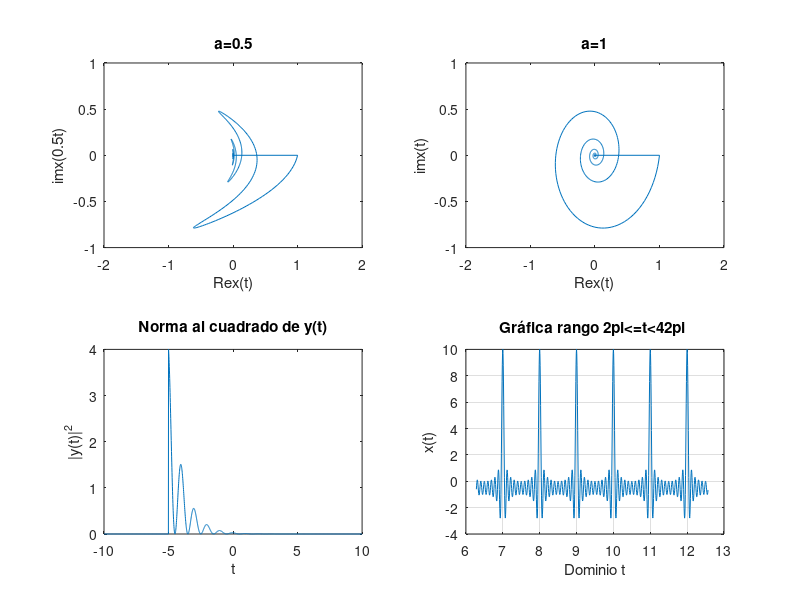

The MATLAB source for this figure:
%% Práctica 1: Señales en tiempo continuo.
%
% *Integrantes:*
%
% * Arellano Paz Angel Ulises
% * Cardoso Arias Javier
% * Gachuz Hernández Karla Denisse
% * García Arteaga Alejandro
% * López Galván José Rodolfo
%
% *Objetivos:* 
%
% * Manipulación básica de MATLAB
% * Gráficas de señales reales y complejas continuas
% * Transformación de señales continuas (escalamientos y traslaciones)
% * Calculo de energía y potencia de señales continuas

%%


%% Introducción
% El inciso 4 resuelto con Python puede ser consultado en el siguiente <https://colab.research.google.com/drive/11nxr8kWdsPiXhoxsBBT6P-TnolIQIWv1?usp=sharing *enlace*>.


%%  1) Working with functions.
%
% Working with functions is fundamental to signals and systems applications. MATLAB provides several methods of defining and evaluating functions. An understanding and proficient use of these methods are therefore necessary and beneficial.

%%
% *11.1-1 Anonymous functions.*
%
% Many simple functions are most conveniently represented by using MATLAB anonymous functions. An anonymous function provides a symbolic representation of a function defined in terms of MATLAB operators, functions, or other anonymous functions. For example, consider defining the exponentially damped sinusoid $f (t) = e −t cos(2π t)$.

f = @(t) exp(-t).*cos(2*pi*t);

%%
% In this context, the @ symbol identifies the expression as an anonymous function, which is assigned a name of f. Parentheses following the @ symbol are used to identify the function’s independent variables (input arguments), which in this case is the single time variable t. Input arguments, such as t, are local to the anonymous function and are not related to any workspace variables with the same names.
%
% Once defined, $f (t)$ can be evaluated simply by passing the input values of interest. For example,

t =0; f(t)

%%
% evaluates $f (t)$ at t = 0, confirming the expected result of unity. The same result is obtained by passing t = 0 directly.

%%
% Vector inputs allow the evaluation of multiple values simultaneously, Consider the task of plotting $f(t)$ over the interval $(-2 \leq t \leq 2)$. Gross function behavior is clear:  $f(t)$ should oscilate four times with a decaying envelope. Since accurate hand sketches are cumberstone, MATLAB-generated plots are an attractive alternative. As the following example illustrates, care must be taken to ensure reliable results.
%
% Suppose the vector t is chosen to include onlu the integers contained in $(-2 \leq t \leq 2)$, namely, [−2, −1, 0, 1, 2].

t = (-2:2);

%%
% This vector input is evaluated from a vector output.

f(t)

%%
% The plot command graphs the result, which is shown in Fig. 1.46 

%%
%
%  >> plot(t,f(t));
%  >> xlabel(’t’); ylabel(’f(t)’); grid;
%

%%
% Grid lines, added by using the grid command, aid feature identification. Unfortunately, the
% plot does not illustrate the expected oscillatory behavior. More points are required to adequately
% represent f (t).
% The question, then, is how many points is enough? † If too few points are chosen, information
% is lost. If too many points are chosen, memory and time are wasted. A balance is needed. For
% oscillatory functions, plotting 20 to 200 points per oscillation is normally adequate. For the present
% case, t is chosen to give 100 points per oscillation.

plot(t, f(t));
xlabel('t');
ylabel('f(t)');
grid;
%%
% *Figure 1.46* $f(t) = e^{-t}cos(2\pi t)$ for $t = (-2::2)$.

t1 = (-2:0.01:2);
plot(t1, f(t1));
xlabel('t');
ylabel('f(t)');
grid;
%%
% *Figure 1.47* $f(t) = e^{-t}cos(2\pi t)$ for $t = (-2:0.01:2)$.

%%
% *1.11-2 Relational Operators and the Unit Step Function.*
%
% The unit step function $u(t)$ arises naturally in many practical situations. For example, a unit step can
% model the act of turning on a system. With the help of relational operators, anonymous functions
% can represent the unit step function.
% In MATLAB, a relational operator compares two items. If the comparison is true, a logical true
% (1) is returned. If the comparison is false, a logical false (0) is returned. Sometimes called indicator
% functions, relational operators indicates whether a condition is true. Six relational operators are
% available: <, >, <=, >=, ==, and ~=.
%   The unit step function is readily defined using the >= relational operator.

u = @(t) 1.0.*(t>=0);

%%
% Any function with a jump discontinuity, such as the unit step, is difficult to plot. Consider plotting
% $u(t)$ by using $t = (-2:2)$.

t = (-2:2);
plot(t, u(t));
xlabel ('t');
ylabel('u(t)');

%%
% *Figure 1.48* $u(t)$ for $t = (-2:2)$.

%%
% Two significant problems are apparent in the resulting plot, shown in Fig. 1.48. First,
% MATLAB automatically scales plot axes to tightly bound the data. In this case, this normally
% desirable feature obscures most of the plot. Second, MATLAB connects plot data with lines,
% making a true jump discontinuity difficult to achieve. The coarse resolution of vector t emphasizes
% the effect by showing an erroneous sloping line between t = −1 and t = 0.
% The first problem is corrected by vertically enlarging the bounding box with the axis
% command. The second problem is reduced, but not eliminated, by adding points to vector t.

t = (-2:0.01:2);
plot(t, u(t));
xlabel('t');
ylabel('u(t)');
axis([-2 2 -0.1 1.1]);
title('Figure 1.48 u(t) for t = (-2:0.01:2)');

%%
% The four-element vector argument of axis specifies x axis minimum, x axis maximum, y axis
% minimum, and y axis maximum, respectively. The improved results are shown in Fig. 1.49.
% Relational operators can be combined using logical AND, logical OR, and logical negation: &,
% |, and ~, respectively. For example, (t>0) & (t<1) and ~((t<=0) $|$ (t>=1)) both test if 0 < t < 1.
% To demonstrate, consider defining and plotting the unit pulse p(t) = u(t) − u(t − 1), as shown in
% Fig. 1.50:

p =@(t) 1.0.*((t>=0)&(t<1));
t = (-1:0.01:2);
plot(t, p(t));
xlabel('t');
ylabel('p(t) = u(t) - u(t-1)');
axis([-1 2 -0.1 1.1]);
title('Figure 1.50 p(t) = u(t) − u(t − 1) over (−1 ≤ t ≤ 2).');
%%
% Since anonymous functions can be constructed using other anonymous functions, we could
% have used our previously defined unit step anonymous function to define p(t) as p = @(t)
% u(t)-u(t-1);.

%%
% For scalar operands, MATLAB also supports two short-circuit logical constructs. A
% short-circuit logical AND is performed by using &&, and a short-circuit logical OR is performed by
% using ||. Short-circuit logical operators are often more efficient than traditional logical operators
% because they test the second portion of the expression only when necessary. That is, when scalar
% expression A is found false in (A&&B), scalar expression B is not evaluated, since a false result
% is already guaranteed. Similarly, scalar expression B is not evaluated when scalar expression A is
% found true in (A||B), since a true result is already guaranteed.

%%
% *1.11-3 Visualizing Operations on the Independent Variable*

%%
% Two operations on a function’s independent variable are commonly encountered: shifting and
% scaling. Anonymous functions are well suited to investigate both operations.
% Consider $g(t) = f (t)u(t) = e −t cos (2π t)u(t)$, a causal version of $f(t)$. MATLAB easily
% multiplies anonymous functions. Thus, we create $g(t)$ by multiplying our anonymous functions
% for $f(t)$ and $u(t)$.

g = @(t) f(t).*u(t);

%%
% A combined shifting and scaling operation is represented by $g(at + b)$, where a and b are
% arbitrary real constants. As an example, consider plotting $g(2t + 1)$ over $(−2 ≤ t ≤ 2)$. With a = 2,
% the function is compressed by a factor of 2, resulting in twice the oscillations per unit t. Adding
% the condition b > 0 shifts the waveform to the left. Given anonymous function g, an accurate plot
% is nearly trivial to obtain.

t = (-2:0.01:2);
plot(t,g(2*t+1)); xlabel('t'); ylabel('g(2t+1)'); grid;
title('Figure 1.51 g(2t + 1) over (−2 ≤ t ≤ 2).');


%%
% Figure 1.51 confirms the expected waveform compression and left shift. As a final check, realize
% that function $g(·)$ turns on when the input argument is zero. Therefore, $g(2t + 1)$ should turn on
% when 2t + 1 = 0 or at t = −0.5, a fact again confirmed by Fig. 1.51.

%%
% Next, consider plotting $g(−t + 1)$ over $(−2 ≤ t ≤ 2)$. Since a < 0, the waveform will be
% reflected. Adding the condition b > 0 shifts the final waveform to the right.

plot(t,g(-t+1)); xlabel('t'); ylabel('g(-t+1)'); grid;
title('Figure 1.52 g(−t + 1) over (−2 ≤ t ≤ 2)');

%%
% Figure 1.52 confirms both the reflection and the right shift.
% Up to this point, Figs. 1.51 and 1.52 could be reasonably sketched by hand. Consider plotting
% the more complicated function $h(t) = g(2t + 1) + g(−t + 1)$ over $(−2 ≤ t ≤ 2)$ (Fig. 1.53); an
% accurate hand sketch would be quite difficult. With MATLAB, the work is much less burdensome.

plot(t,g(2*t+1)+g(-t+1)); xlabel('t'); ylabel('h(t)'); grid;
title('Figure 1.53 h(t) = g(2t + 1) + g(−t + 1) over (−2 ≤ t ≤ 2).');

%%
% *1.11-4 Numerical Integration and Estimating Signal Energy*
%%
% Interesting signals often have nontrivial mathematical representations. Computing signal energy,
% which involves integrating the square of these expressions, can be a daunting task. Fortunately,
% many difficult integrals can be accurately estimated by means of numerical integration techniques.
% Even if the integration appears simple, numerical integration provides a good way to verify
% analytical results.

%%
% To start, consider the simple signal $x(t) = e^{-t}(u(t) − u(t − 1))$. The energy of $x(t)$ is expressed
% as $E_{x} = \int_{-\infty}^{\infty} |x(t)|^{2} dt = \int_{0}^{1} e^{-2t}$. Integrating yields $E_{x} = 0.5(1 − e^{−2})$ ≈ 0.4323. The energy
% integral can also be evaluated numerically. Figure 1.27 helps illustrate the simple method of
% rectangular approximation: evaluate the integrand at points uniformly separated by $\Delta t$, multiply
% each by $ \Delta t$ to compute rectangle areas, and then sum over all rectangles. First, we create function
% $x(t)$.

x = @(t) exp(-t).*((t>=0)&(t<1));

%%
% With $\Delta t = 0.01$, a suitable time vector is created.

t = (0:0.01:1);

%%
% The final result is computed by using the sum command.

E_x = sum(x(t).*x(t)*0.01)

%%
% The result is not perfect, but at 1% relative error it is close. By reducing $ \Delta t$, the approximation is
% improved. For example,$ \Delta t = 0.001$ yields E_x = 0.4328, or 0.1% relative error.
% Although simple to visualize, rectangular approximation is not the best numerical integration
% technique. The MATLAB function quad implements a better numerical integration technique
% called recursive adaptive Simpson quadrature. To operate, quad requires a function describing
% the integrand, the lower limit of integration, and the upper limit of integration. Notice that no $\Delta t$
% needs to be specified.

%%
% To use quad to estimate E x , the integrand must first be described.

x_squared = @(t) x(t).*x(t);

%%
% Estimating $E_{x}$ immediately follows.

E_x = quad(x_squared,0,1)

%%
% In this case, the relative error is −0.0026%.
%%
% The same techniques can be used to estimate the energy of more complex signals. Consider
% $g(t)$, defined previously. Energy is expressed as $E_{g}=\int_{0}^{\infty}e^{-2t}cos^{2}(2\pi t)dt$. A closed-form solution
% exists, but it takes some effort. MATLAB provides an answer more quickly.

g_squared = @(t) g(t).*g(t);

%%
% Although the upper limit of integration is infinity, the exponentially decaying envelope ensures
% $g(t)$ is effectively zero well before $t$ = 100. Thus, an upper limit of t = 100 is used along with
% $\Delta t$ = 0.001.

t = (0:0.001:100);
E_g = sum(g_squared(t)*0.001)

%%
% A slightly better approximation is obtained with the quad function.

E_g = quad(g_squared,0,100)

%% 2) Resolución del problema 1.2-2

%%
% For the signal x(t) illustrated in Fig. P1.2-2, sketch
%%
% A) $x(t-4)$
%%
% B) $x(t/1.5)$
%%
% C) $x(-t)$
%%
% D) $x(2t-4)$
%%
% E) $x(2-t)$


u = @(t) 1.0.*(t>=0);

u1= @(t) 1.0.*((t>=-4)&(t<0));

u2=@(t) 1.0.*((t>=0)&(t<=2));

f=@(t) (-t.*u1(t)) + (t.*u2(t));

t = (-20:0.01:20);

plot(t,f(t))

axis([-5 5 -1 5]);

title('Fig. P1.2-2');

xlabel('t');

ylabel('x(t)');

%%
% *A)* $x(t-4)$



x1=@(t) f(t-4);

plot(t,x1(t));

axis([-1 9 -1 5]);

title('Inciso a');

xlabel('t');

ylabel('x(t-4)');

%%
% *B)* $x(t/1.5)$



x2=@(t) f(t/1.5);

plot(t,x2(t));

axis([-8 5 -1 5]);

title('Inciso b');

xlabel('t');

ylabel('x(t/1.5)');

%%
% *C)* $x(-t)$




x3=@(t) f(-t);

plot(t,x3(t));

axis([-5 5 -1 5]);

title('Inciso c');

xlabel('t');

ylabel('x(-t)');

%%
% *D)* $x(2t-4)$




x4=@(t) f(2.*t - 4);

plot(t,x4(t));

axis([-5 5 -1 5]);

title('Inciso d');

xlabel('t');

ylabel('x(2t-4)');

%%
% *E)* $x(2t-4)$




x5=@(t) f(2 - t);

plot(t,x5(t));

axis([-1 8 -1 5]);

title('Inciso e');

xlabel('t');

ylabel('x(2-t)');


t=(-3*pi:0.001:3*pi);



%% 3) Resolución del problema 1.11-1
%
%%
% Provide MATLAB code and output that plots
% the odd portion $x_{o}(t)$ of the function $x(t) =
% 2^{-t}cos(2\pi t)u(t?\pi )$ over a suitable-length interval using a suitable number of points.
%
%%
% $X(t)=2^tcos(2\pi t)$
%%
% $X_{impar(t)}=\frac{x(t)-x(-t)}{2}$
%%
% $X_{impar(t)}=2^{-t-1}cos(2\pi t)u(t-\pi )-2^{t-1}cos(-2\pi t)u(-t-\pi )$


for i=1:length(t)
if t(i)<=-pi
R(i)=-(2.^(t(i)-1)).*cos(-2*pi*t(i));
elseif t(i)>=pi
R(i)=(2.^(-t(i)-1)).*cos(2*pi*t(i));
else
R(i)=0;
end
end

plot(t,R);
ylabel('Ximpar(t)');
xlabel('t');
title('Ejercicio 1.11-1');
grid on;

%% 4) Construcción de la gráfica. 
%
% Construye la grafica de

%% 
% $$x(t) = \sum_{k=1}^{10} cos(2\pi k t)$$
%
% para cuatro rangos (figura 2x2). Los ejes deben mostrarse en el origen además de la edición de su preferencia.
% Procedimiento:
%

clf;
subplot(2,2,1);
y=0;
t=linspace(-4*pi,-2*pi,1000);
for k=1:10
    
x=cos(2*pi*k*t);
y=y+x;
end
plot(t,y);
grid on;
ax = gca;
xlabel('Dominio t');
ylabel('x(t)');
title('Gráfica rango -4pi<=t<=-2pi ');



subplot(2,2,2);
y=0;
t=linspace(-2*pi,0,1000);
for k=1:10
    
x=cos(2*pi*k*t);
y=y+x;
end
plot(t,y);
grid on;
ax = gca;
xlabel('Dominio t');
ylabel('x(t)');

title('Gráfica rango -2pi<=t<=0 ');



subplot(2,2,3);
y=0;
t=linspace(0,2*pi,1000);
for k=1:10
    
x=cos(2*pi*k*t);
y=y+x;
end
plot(t,y);
grid on;
ax = gca;
xlabel('Dominio t');
ylabel('x(t)');
title('Gráfica rango 0<=t<=2pi ');



subplot(2,2,4);
y=0;
t=linspace(2*pi,4*pi,1000);
for k=1:10
    
x=cos(2*pi*k*t);
y=y+x;
end
plot(t,y);
grid on;
ax = gca;
xlabel('Dominio t');
ylabel('x(t)');
title('Gráfica rango 2pi<=t<42pi ');


%% Resolucón del problema 1.1-3

%%
% Define $x(t) = e^{t(1+j2\pi)}u(-t)$ and $y(t) = Re[2x(\frac{-5-t}{2})]$.
%
% *A)* Use MATLAB to plot $Re{x(t)}$ versus
% $Im{x(at)}$ for a = 0.5, 1, and 2 and $-10\leq t\leq 10$.
% How important is the scale factor a
% on the shape of the resulting figure?
% 
% *B)* Use MATLAB to plot $y(t)$ over -10\leq t\leq
% 10. Analytically determine the time $t_0$ where
% y(t) has a jump discontinuity. Verify yourcalculation 
% of $t_0$ using the plot of $y(t)$.
% 
% *C)* Use MATLAB and numerical integration to
% compute the energy $E_x$ of signal x(t).
% 
% *D)* Use MATLAB and numerical integration to
% compute the energy $E_y$ of signal $y(t)$.
%
%

t = (-10:0.01:10);

u = @(t) 1.0.*(t>=0);

x = @(t) exp(t.*(1+j*2*pi)).*u(-t);

y = @(t) real(2.*x((-5.-t)/2));


%%
% *A)* Use MATLAB to plot $Re{x(t)}$ versus
% $Im{x(at)}$ for a = 0.5, 1, and 2 and $-10\leq t\leq 10$.
% How important is the scale factor a
% on the shape of the resulting figure?

subplot(2,2,1)
a=0.5;

plot(real(x(t)),imag(x(a*t)));

axis([-2 2 -1 1]);

title('a=0.5');

xlabel('Re{x(t)}');

ylabel('im{x(0.5t)}');



subplot(2,2,2)
a=1;

plot(real(x(t)),imag(x(a*t)));

axis([-2 2 -1 1]);

title('a=1');

xlabel('Re{x(t)}');

ylabel('im{x(t)}');



subplot(2,2,3)
a=2;

plot(real(x(t)),imag(x(a*t)));

axis([-2 2 -1 1]);

title('a=2');

xlabel('Re{x(t)}');

ylabel('im{x(2t)}');


%%
% *B)* Use MATLAB to plot $y(t)$ over -10\leq t\leq
% 10. Analytically determine the time $t_0$ where
% y(t) has a jump discontinuity. Verify yourcalculation 
% of $t_0$ using the plot of $y(t)$.

plot(t,y(t));

axis([-2 2 -1 1]);

title('inciso b');

xlabel('t');

ylabel('y(t)');


%%
% *C)* Use MATLAB and numerical integration to
% compute the energy $E_x$ of signal x(t).
% 
h1 =@(t) power(real(x(t)),2) + power(imag(x(t)),2);
plot(t, h1(t));
xlabel ('t');
ylabel ('|x(t)|^2');
title ('Norma al cuadrado de x(t)');

%%
% De la gràfica de la norma al cuadrado podemos obtener los lìmites para realizar la integral numérica.
q1 = integral(h1,-10,1)

%% 
% $\therefore E_{x} = 0.5

%%
% *D)* Use MATLAB and numerical integration to
% compute the energy $E_y$ of signal $y(t)$.

h2 = @(t) power(real(y(t)), 2) + power(imag(y(t)), 2);
plot(t,h2(t));
xlabel ('t');
ylabel ('|y(t)|^2');
title ('Norma al cuadrado de y(t)');

%%
% De la gráfica de la norma al cuadrado podemos obtener los lḿites para realizar la integral numèrica.

q2 = integral (h2,-6,10)
